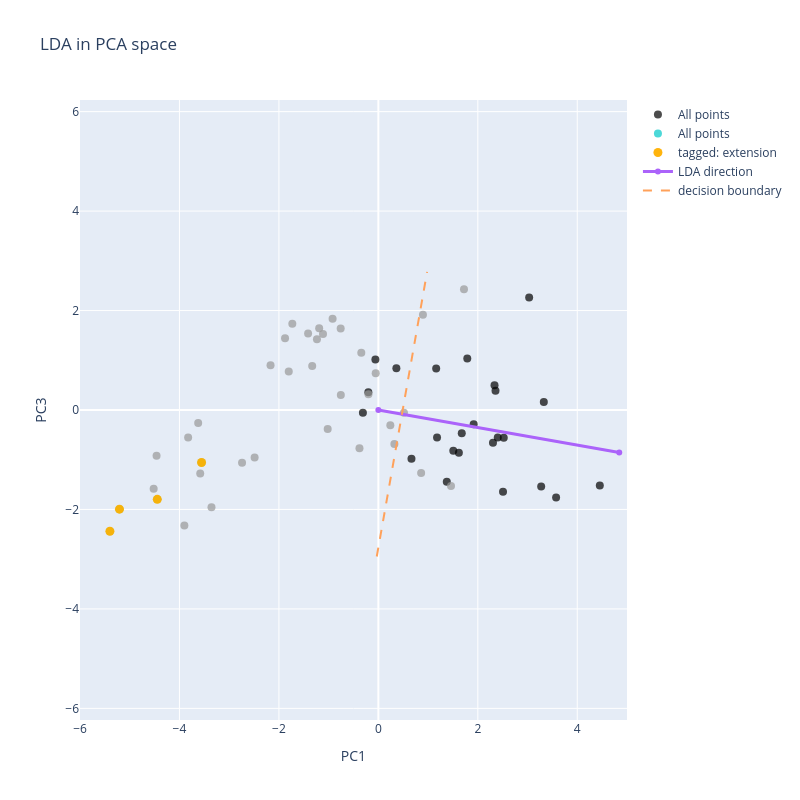

Source (notebook cell):
### Code cell
display(fig)

### Figure 1 — Plotly figure (JSON) as saved in the notebook; plotly's stock layout.template omitted (floating-point values rounded to 4 significant figures; data arrays with more than 128 entries replaced by an {"elided": "..."} marker saying what was removed)
{"data": [{"hoverinfo": "text", "hovertext": ["index: 210302_F1_C2<br>tags: Figure1, learn", "index: 210331_F2_C1<br>tags: Figure1, no_learn", "index: 210405_F1_C1<br>tags: Figure1, learn", "index: 210604_F1_C1<br>tags: Figure1, learn", "index: 210903_F3_C1<br>tags: Figure1, learn", "index: 210915_F1_C1<br>tags: Figure1, learn", "index: 210917_F2_C1<br>tags: Figure1, learn", "index: 250226_F2_C1<br>tags: Figure1, no_learn", "index: 250227_F2_C1<br>tags: Figure1, learn", "index: 250227_F3_C1<br>tags: Figure1, learn", "index: 250228_F1_C1<br>tags: Figure1, no_learn", "index: 250228_F2_C1<br>tags: Figure1, learn", "index: 250304_F2_C1<br>tags: Figure1, no_learn", "index: 250304_F3_C1<br>tags: Figure1, learn", "index: 250425_F1_C1<br>tags: Figure1, learn", "index: 250923_F1_C1<br>tags: Figure1, no_learn", "index: 250923_F2_C1<br>tags: Figure1, learn", "index: 250924_F1_C1<br>tags: Figure1, no_learn", "index: 250924_F2_C1<br>tags: Figure1, learn", "index: 250925_F1_C1<br>tags: Figure1, learn", "index: 250925_F2_C1<br>tags: Figure1, no_learn", "index: 260521_F1_C1<br>tags: Figure1, learn", "index: 260521_F2_C1<br>tags: Figure1, late_learn, learn", "index: 241029_F2_C1<br>tags: control, vnc_cut", "index: 241029_F3_C1<br>tags: control, vnc_cut", "index: 241101_F1_C1<br>tags: control, vnc_cut", "index: 241101_F2_C1<br>tags: control, vnc_cut", "index: 241105_F1_C1<br>tags: control, vnc_cut", "index: 241105_F2_C1<br>tags: control, vnc_cut", "index: 241105_F3_C1<br>tags: control, vnc_cut", "index: 250813_F1_C1<br>tags: control, norpa", "index: 250813_F3_C1<br>tags: control, norpa", "index: 251103_F1_C1<br>tags: 1s_stim, control", "index: 251103_F2_C1<br>tags: 1s_stim, control", "index: 251105_F1_C1<br>tags: control, learn", "index: 251107_F1_C1<br>tags: 1s_stim, control", "index: 251107_F2_C1<br>tags: 1s_stim, control, learn", "index: 251113_F1_C1<br>tags: control, cumulative_punishment_250228_F2_C1.mat, replay", "index: 251113_F2_C1<br>tags: control, cumulative_punishment_250228_F2_C1.mat, replay", "index: 251124_F1_C1<br>tags: control, no_cue", "index: 251126_F1_C1<br>tags: control, cumulative_punishment_250228_F2_C1.mat, replay", "index: 251203_F1_C1<br>tags: control, cumulative_punishment_250228_F2_C1.mat, replay", "index: 251203_F2_C1<br>tags: control, cumulative_punishment_250228_F2_C1.mat, replay", "index: 251205_F1_C1<br>tags: control, cumulative_punishment_250228_F2_C1.mat, replay", "index: 251205_F2_C1<br>tags: control, cumulative_punishment_250228_F2_C1.mat, replay", "index: 251210_F1_C1<br>tags: control, norpa", "index: 251210_F2_C1<br>tags: control, norpa", "index: 251216_F1_C1<br>tags: control, no_antenna, norpa", "index: 251216_F2_C1<br>tags: control, no_antenna, norpa", "index: 251216_F3_C1<br>tags: control, no_antenna, norpa", "index: 251217_F1_C1<br>tags: control, no_antenna", "index: 251218_F1_C1<br>tags: control, no_antenna", "index: 251218_F2_C1<br>tags: control, no_antenna, norpa", "index: 251218_F3_C1<br>tags: control, no_antenna", "index: 251219_F1_C2<br>tags: easy_targets, learn", "index: 260603_F2_C1<br>tags: control, no_antenna, norpa", "index: 260603_F3_C1<br>tags: control, no_antenna, norpa"], "marker": {"color": ["#000000", "#000000", "#000000", "#000000", "#000000", "#000000", "#000000", "#000000", "#000000", "#000000", "#000000", "#000000", "#000000", "#000000", "#000000", "#000000", "#000000", "#000000", "#000000", "#000000", "#000000", "#000000", "#000000", "#989898", "#989898", "#989898", "#989898", "#989898", "#989898", "#989898", "#989898", "#989898", "#989898", "#989898", "#989898", "#989898", "#989898", "#989898", "#989898", "#989898", "#989898", "#989898", "#989898", "#989898", "#989898", "#989898", "#989898", "#989898", "#989898", "#989898", "#989898", "#989898", "#989898", "#989898", "#000000", "#989898", "#989898"], "opacity": 0.7, "size": 8}, "mode": "markers", "name": "All points", "type": "scatter", "x": [4.453, 1.163, 2.336, 2.522, 1.916, 1.788, 2.356, 1.677, 2.507, 0.6657, 1.619, 3.274, -0.2017, 3.574, 3.327, -0.311, 1.507, 0.3621, 1.18, 2.305, -0.05978, 2.401, 1.376, -0.3434, -2.741, -1.33, -0.1992, 0.2407, -0.7546, -1.019, 1.722, 0.8966, -1.877, -1.113, 0.8603, -0.3799, 1.461, -0.7579, -1.19, 0.3221, -3.624, -1.73, -2.168, -1.235, -1.413, -0.05349, -3.582, -4.519, -1.802, -4.46, 0.5147, -3.901, -0.9204, -3.356, 3.032, -3.825, -2.488], "y": [-1.518, 0.8345, 0.4958, -0.5604, -0.2868, 1.033, 0.3865, -0.4699, -1.644, -0.9808, -0.8621, -1.538, 0.3565, -1.757, 0.1613, -0.05459, -0.8211, 0.8381, -0.5514, -0.6562, 1.014, -0.5551, -1.44, 1.154, -1.063, 0.8869, 0.3162, -0.3055, 0.2992, -0.3821, 2.426, 1.917, 1.443, 1.528, -1.266, -0.7697, -1.529, 1.639, 1.644, -0.6856, -0.2593, 1.733, 0.9023, 1.42, 1.536, 0.7371, -1.275, -1.581, 0.7765, -0.9176, -0.05597, -2.323, 1.834, -1.956, 2.264, -0.5534, -0.9565]}, {"hoverinfo": "text", "hovertext": ["index: 260619_F1_C1<br>tags: +", "index: 260619_F2_C1<br>tags: +", "index: 260623_F1_C1<br>tags: +", "index: 260623_F2_C1<br>tags: +", "index: 260623_F3_C1<br>tags: +"], "marker": {"color": "#00C8C8", "opacity": 0.7, "size": 8}, "mode": "markers", "name": "All points", "type": "scatter", "x": [-4.446, -7.685, -5.399, -5.206, -3.555], "y": [-1.797, -5.677, -2.438, -1.994, -1.056]}, {"hoverinfo": "text", "hovertext": ["index: 260619_F1_C1<br>tags: +", "index: 260619_F2_C1<br>tags: +", "index: 260623_F1_C1<br>tags: +", "index: 260623_F2_C1<br>tags: +", "index: 260623_F3_C1<br>tags: +"], "marker": {"color": "#FFB000", "opacity": 0.95, "size": 9}, "mode": "markers", "name": "tagged: extension", "type": "scatter", "x": [-4.446, -7.685, -5.399, -5.206, -3.555], "y": [-1.797, -5.677, -2.438, -1.994, -1.056]}, {"line": {"width": 3}, "mode": "lines+markers", "name": "LDA direction", "type": "scatter", "x": [-1.558e-17, 4.844], "y": [1.753e-17, -0.8566]}, {"line": {"dash": "dash", "width": 2}, "mode": "lines", "name": "decision boundary", "type": "scatter", "x": {"elided": "200 float values"}, "y": {"elided": "200 float values"}}], "layout": {"height": 800, "hovermode": "closest", "title": {"text": "LDA in PCA space"}, "width": 800, "xaxis": {"range": [-6, 5], "title": {"text": "PC1"}}, "yaxis": {"range": [-3, 3], "scaleanchor": "x", "scaleratio": 1, "title": {"text": "PC3"}}}}
